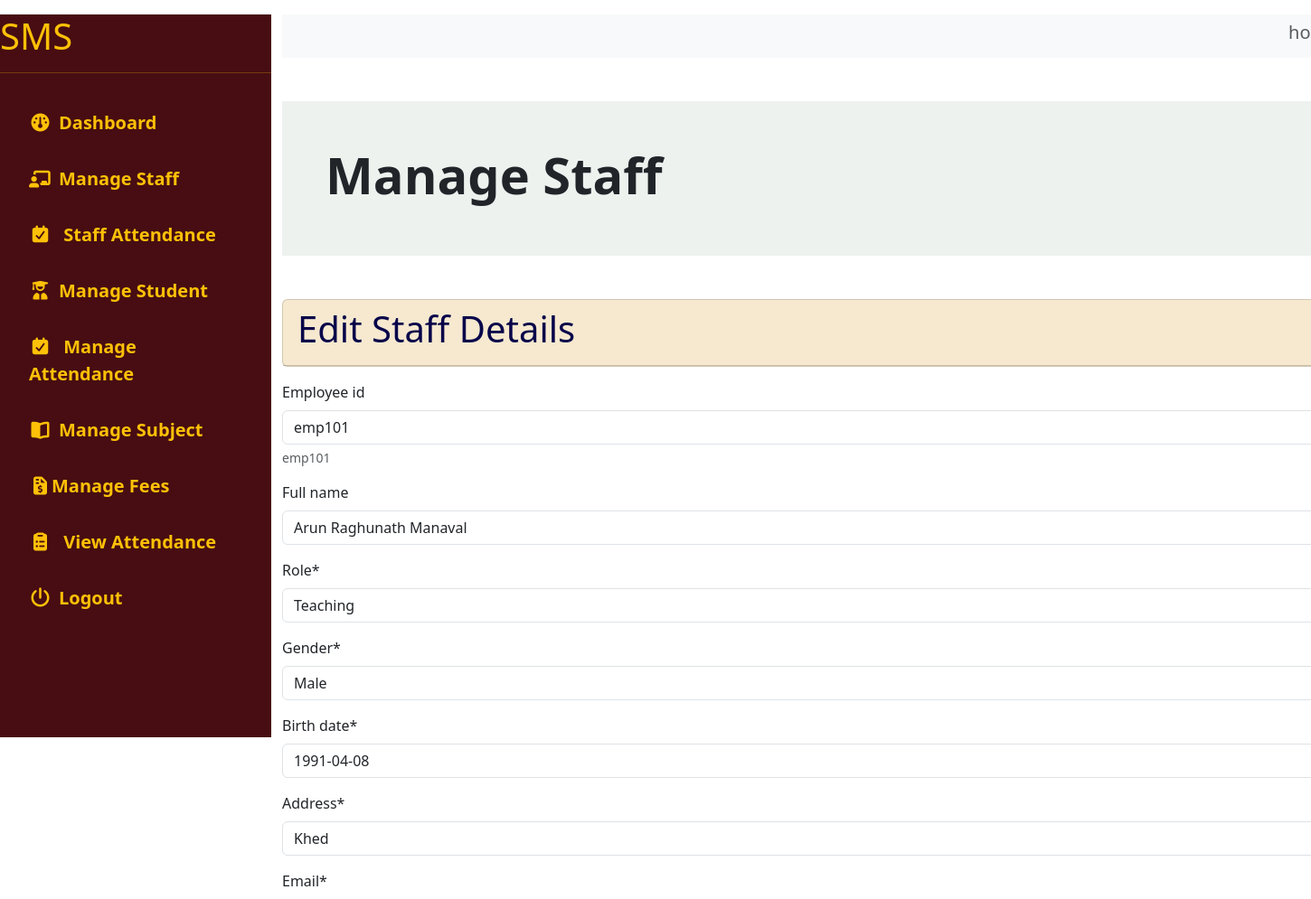
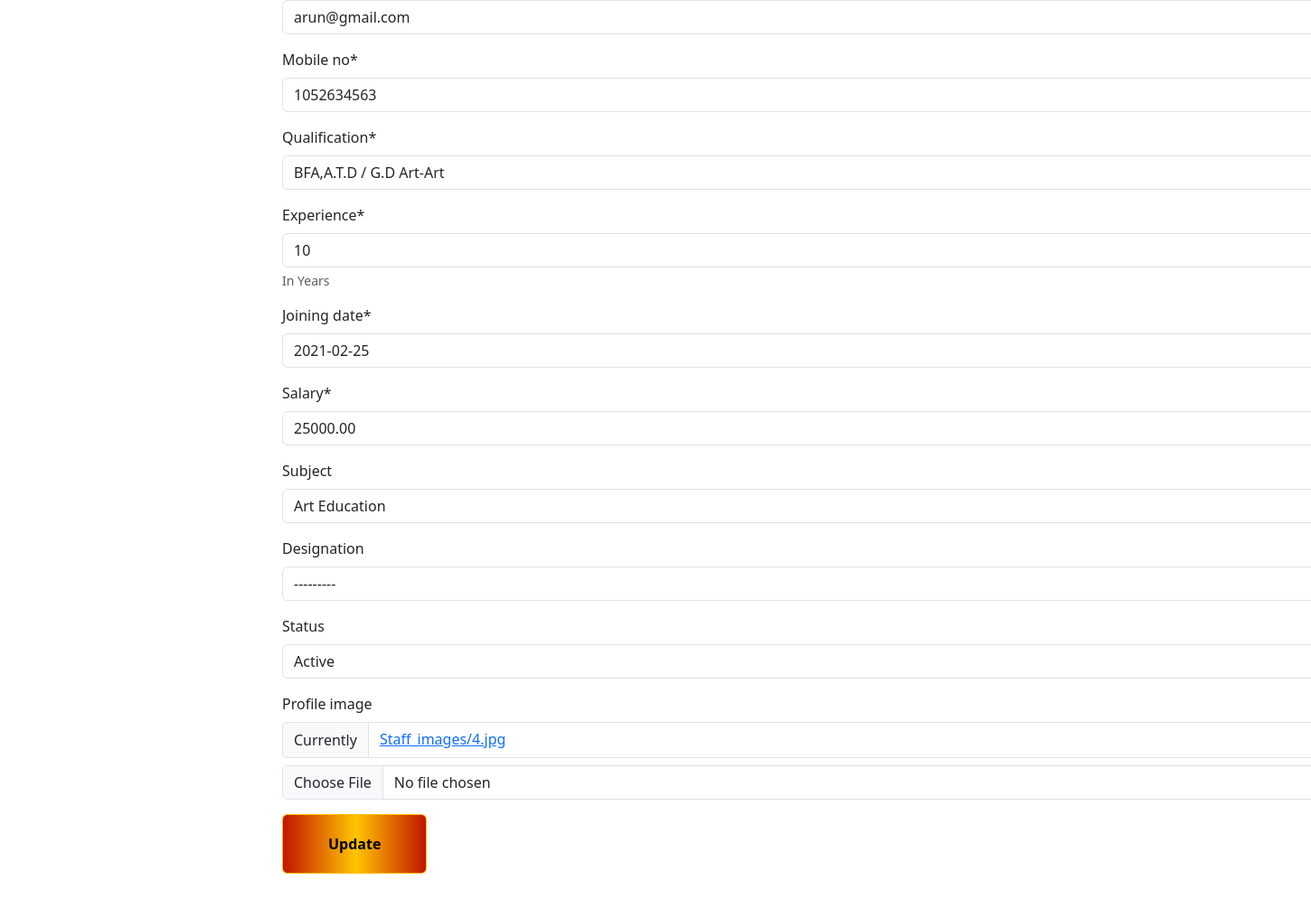
/staff/edit_staff/829d0f40-3e3a-4108-a88a-768f3e3de221/, run on the app's committed database (2 pictures, top to bottom).
### staff/models.py (models this page shows, shortened)
class Staff(models.Model):
    id = models.UUIDField(primary_key=True, default=uuid.uuid4, editable=False)
    employee_id=models.CharField(max_length=100,null=True,blank=True,help_text='emp101')
    full_name=models.CharField(max_length=150,null=True,blank=True)
    role = models.CharField(max_length=20, choices=ROLE_CHOICES)
    gender=models.CharField(max_length=12,choices=GENDER_CHOICES,default='Male')
    birth_date=models.DateField()
    address=models.CharField(max_length=150)
    email=models.EmailField()
    mobile_no=models.CharField(max_length=15)
    qualification=models.CharField(max_length=150,choices=QULIFICATION_CHOICES)
    experience = models.PositiveIntegerField(help_text="In Years")
    joining_date=models.DateField()
    salary=models.DecimalField(max_digits=10,decimal_places=2)
    subject=models.CharField(max_length=150,choices=SUBJECT_CHOICES,blank=True,null=True)
    designation =models.CharField(max_length=150,choices=NON_TEACHING_CHOICES,blank=True,null=True)
    status=models.CharField(max_length=150,choices=STATUS_CHOICES,null=True,blank=True)
    profile_image=models.ImageField(upload_to='Staff_images',null=True,blank=True)
    created_at=models.DateTimeField(auto_now_add=True)
    updated_at=models.DateTimeField(auto_now=True)
    class Meta:
        verbose_name_plural="Staff"

### staff/views.py (the view)
# urls.py: path('edit_staff/<uuid:pk>/', views.edit_staff, name="edit_staff"),
def edit_staff(request,pk):
    form=get_object_or_404(Staff,pk=pk)
    if request.method=="POST":
        form=StaffForm(request.POST,request.FILES,instance=form)
        if form.is_valid():
            form.save()
            messages.success(request,'Staff Updated Successfully!!')
            return redirect('all_staff_list')
    form=StaffForm(instance=form)
    context={'form':form}
    return render(request,'staff/edit_staff.html',context)

### staff/forms.py
class StaffForm(forms.ModelForm):
    class Meta:
        model=Staff
        fields = '__all__'

### templates/staff/edit_staff.html (shortened to what this page needs)
{% extends 'base/base.html' %}
{% block content %}
{%  load crispy_forms_tags %}
{% include 'base/sidebar.html' %}
<div class="container mt-3" style="margin-left:300px;">
    <div class="navbar navbar-expand-lg bg-body-tertiary">
        <h5 class="ms-auto me-5 text-muted ">home</h5>
    </div>
    <div class="mt-5 p-5" style="background:#edf2ef;">
        <h1 class="display-4 fw-bold">Manage Staff</h1>
    </div>
    <div class="card mt-5" style="background:#fdf0d5;">
        <div class="card-header d-flex justify-content-between">
            <h1 style="color:#08044a;">Edit Staff Details</h1>
        </div>
    </div>
    <div class="card-body mt-3">
        <form action="" method="POST" enctype="multipart/form-data">
            {{form | crispy }}
            <button type="submit" class="btn btn-warning fw-bold mb-5" style="padding:20px 50px;background:linear-gradient(to right, #c21500 0%, #ffc500  51%, #c21500  100%)">Update</button>
        </form>
    </div>
</div>
{% endblock %}

### data on the page
Staff: employee_id "emp101", full_name "Arun Raghunath Manaval", role "Teaching", gender "Male", birth_date "1991-04-08", address "Khed", email "arun@gmail.com", mobile_no "1052634563", qualification "BFA,A.T.D / G.D Art-Art", experience "10", joining_date "2021-02-25", salary "25000.00", subject "Art Education", designation "---------", status "Active"
